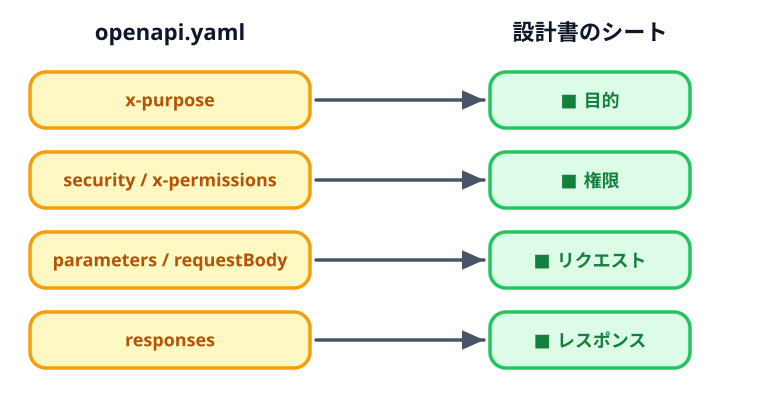

The Python source for this figure:
import sys, os
sys.path.insert(0, os.path.expanduser("~/.claude/skills/genfig"))
from genfig import Canvas


c = Canvas(760, 400)
c.text(170, 40, "openapi.yaml", scale="heading")
c.text(590, 40, "設計書のシート", scale="heading")
rows = [("x-purpose", "■ 目的"), ("security / x-permissions", "■ 権限"), ("parameters / requestBody", "■ リクエスト"), ("responses", "■ レスポンス")]
for i, (l, r) in enumerate(rows):
    y = 100 + i * 80
    a = c.node(170, y, l, shape="sticky", color="yellow", w=280, h=56, label_scale="label")
    b = c.node(590, y, r, shape="sticky", color="green", w=200, h=56, label_scale="label")
    c.link(a, b)
c.save("00-thumbnail.svg")
